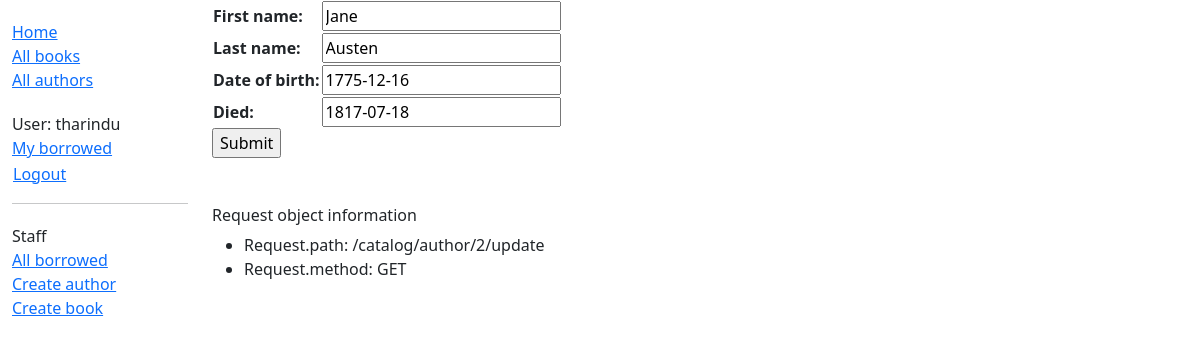
The app's page /catalog/author/2/update (signed in) with its own data.
### catalog/models.py (models this page shows, shortened)
class Author(models.Model):
    first_name = models.CharField(max_length=100)
    last_name = models.CharField(max_length=100)
    date_of_birth = models.DateField(null=True, blank=True)
    date_of_death = models.DateField('died', null=True, blank=True)
    class Meta:
        ordering = ['last_name', 'first_name']

### catalog/views.py (the view)
# urls.py: path('author/<int:pk>/update', views.AuthorUpdate.as_view(), name='author-update'),
class AuthorUpdate(PermissionRequiredMixin, UpdateView):
    model = Author
    fields = '__all__'
    permission_required = 'catalog.change_author'

### catalog/templates/catalog/author_form.html (shortened to what this page needs)
{% extends 'base_generic.html' %}
{% block content %}
    <form action="" method="post">
        <table>
            {{ form.as_table }}
        </table>
        <input type="submit" value="Submit">
    </form>
{% endblock %}

### catalog/templates/base_generic.html (shortened to what this page needs)
<!DOCTYPE html>
<html lang="en">
    <head>
        <link rel="stylesheet"
            href="https://cdn.jsdelivr.net/npm/bootstrap@5.3.3/dist/css/bootstrap.min.css"
>
        {% load static %}
        <link rel="stylesheet" href="{% static 'css/styles.css' %}">
    </head>
    <body>
        <div class="container-fluid">
            <div class="row">
                <div class="col-sm-2">
                    {% block sidebar %}
                        <ul class="sidebar-nav">
                            <li><a href="{% url 'catalog:index' %}">Home</a></li>
                            <li><a href="{% url 'catalog:books' %}">All books</a></li>
                            <li><a href="{% url 'catalog:authors' %}">All authors</a></li>
                        </ul>
                        <ul class="sidebar-nav">
                            {% if user.is_authenticated %}
                                <li>User: {{ user.get_username }}</li>
                                <li><a href="{% url 'catalog:my-borrowed' %}">My borrowed</a></li>
                                <li>
                                    <form id="logout-form" action="{% url 'logout' %}" method="post">
                                        <button type="submit" class="btn btn-link">Logout</button>
                                    </form>
                                </li>
                            {% else %}
                                <li><a href="{% url 'login' %}?next={{ request.path }}">Login</a></li>
                            {% endif %}
                        </ul>
                        {% if user.is_staff %}
                            <hr>
                            <ul class="sidebar-nav">
                                <li>Staff</li>
                                    <li><a href="{% url 'catalog:all-borrowed' %}">All borrowed</a></li>
                                {% if perms.catalog.add_author %}
                                    <li><a href="{% url 'catalog:author-create' %}">Create author</a></li>
                                {% endif %}
                                {% if perms.catalog.add_book %}
                                    <li><a href="{% url 'catalog:book-create' %}">Create book</a></li>
                                {% endif %}
                            </ul>
                        {% endif %}
                    {% endblock %}
                </div>
                <div class="col-sm-10">
                    {% block content %}
                    {% endblock %}
                    <br><br><h6>Request object information</h6>
                    <ul>
                        <li>Request.path: {{ request.path }}</li>
                        <li>Request.method: {{ request.method }}</li>
                    </ul>
                </div>
            </div>
        </div>
    </body>
</html>

### catalog/static/css/styles.css (style rules this page uses)
.sidebar-nav { margin-top: 20px; padding: 0; list-style: none; }
#logout-form { display: inline; }
#logout-form button { padding: 0; margin: 0; }

### records on screen
Author: first_name "Jane", last_name "Austen", date_of_birth "1775-12-16", date_of_death "1817-07-18"

### other values on screen
{{ user.get_username }} "tharindu"
{{ request.path }} "/catalog/author/2/update"
{{ request.method }} "GET"
